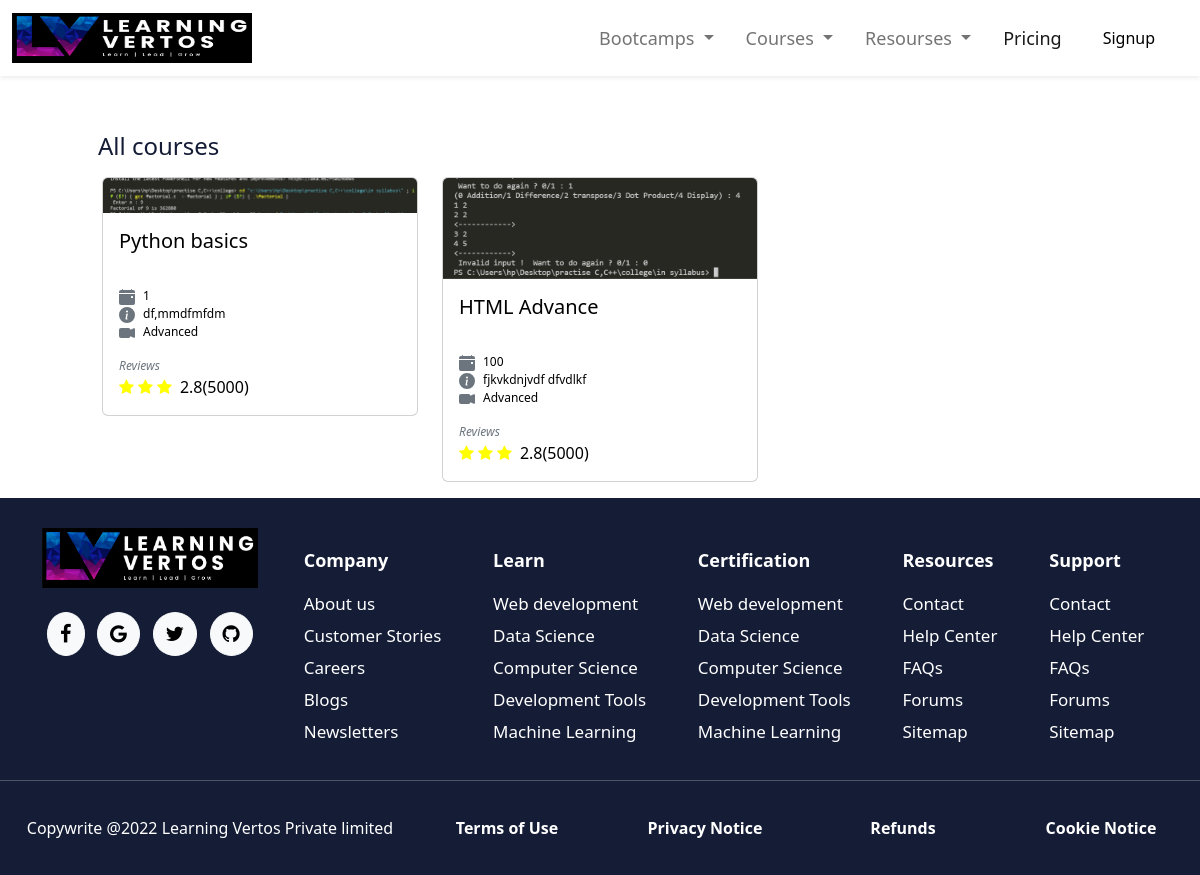
The app's page /courses/, older data.
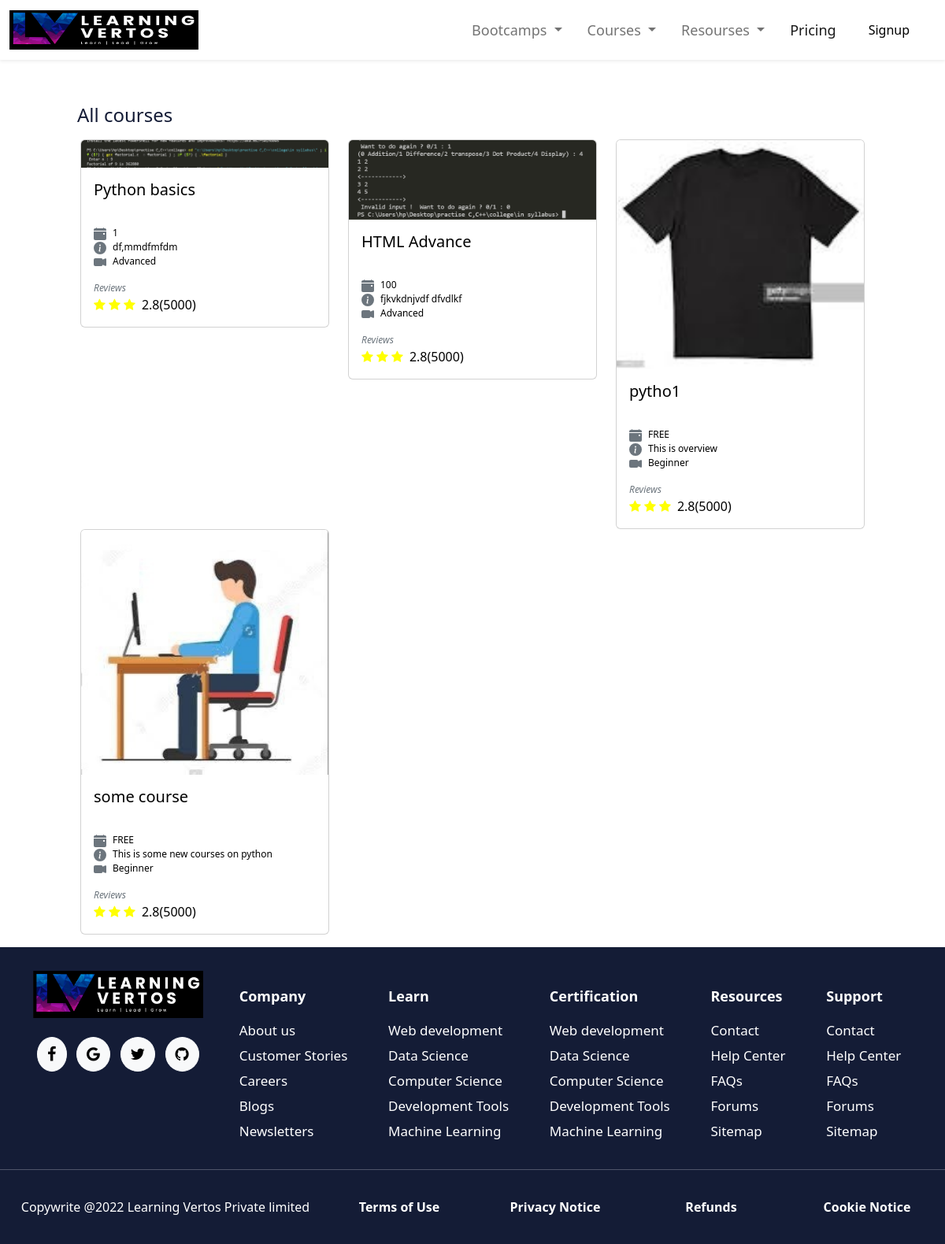
The same page, newer data.
### course/models.py (models this page shows, shortened)
class Course(models.Model):
    instructor = models.ForeignKey(Profile, on_delete=models.CASCADE, null=True)
    offered_by = models.CharField(max_length=100, null=True, blank=True)
    course_title = models.CharField(max_length=100)
    course_img = models.ImageField(upload_to="courses/", null=True)
    course_overview = models.CharField(null=True, max_length=50)
    course_price = models.CharField(default='FREE', max_length=100)
    slug = models.SlugField(null=True, max_length=300, unique=True, blank=True)
    course_level = models.CharField(max_length=20, choices=[
            ('Beginner', 'Beginner'),
            ('Intermediate', 'Intermediate'),
            ('Advanced', 'Advanced')
        ],
        default='Beginner'
    )

### course/views/course.py (the view)
# urls.py: path('courses/', course_list, name='course-list'),
def course_list(request):
    cr_list = Course.objects.all()
    return render(request, 'courses/index.html', {'courses': cr_list})

### templates/courses/index.html (shortened to what this page needs)
<!DOCTYPE html>
{% load static %}
<html lang="en" dir="ltr">
<head>
  <link href="https://cdn.jsdelivr.net/npm/bootstrap@5.2.0-beta1/dist/css/bootstrap.min.css" rel="stylesheet">
  <link rel="stylesheet" href="{% static "courses/css/navbar.css"%}">
  <link rel="stylesheet" href="{% static "courses/css/styles.css"%}">
  <link rel="stylesheet" type="text/css" href="{% static "courses/css/owl.carousel.min.css"%}">
  <link href="https://maxcdn.bootstrapcdn.com/font-awesome/4.7.0/css/font-awesome.min.css" rel="stylesheet">
</head>
<body class="">
  <section class="shadow-sm sticky-top bg-white">
    <div id="header" class="d-flex align-items-center justify-content-center" style="height: 76px;">
    <nav class="navbar navbar-expand-lg navbar-light bg-white flex-fill">
      <div class="container-fluid">
        <img src="{% static "courses/images/Learning-Vertos-logo-White.jpg"%}" id="logo" width="240px" height="50px">
        <div class="offcanvas offcanvas-start bg-white" tabindex="-1" id="navbarSupportedContent">
          <ul class="navbar-nav mb-2 mb-lg-0 ms-lg-auto">
            <li class="nav-item dropdown">
              <a class="nav-link dropdown-toggle mx-2" href="#" id="navbarDropdown" role="button" data-bs-toggle="dropdown" aria-expanded="false">
                Bootcamps
              </a>
            </li>
            <li class="nav-item dropdown">
              <a class="nav-link dropdown-toggle mx-2" href="#" id="navbarDropdown" role="button" data-bs-toggle="dropdown" aria-expanded="false">
                Courses
              </a>
            </li>
            <li class="nav-item dropdown">
              <a class="nav-link dropdown-toggle mx-2" href="#" id="navbarDropdown" role="button" data-bs-toggle="dropdown" aria-expanded="false">
                Resourses
              </a>
            </li>
            <li class="nav-item">
              <a class="nav-link active mx-2" href="#">Pricing</a>
            </li>
            <li>
              <form class="d-flex signbt">
                {% if user.is_authenticated %}
                <button class="btn px-4 py-2 btn-success shadow-sm"><a href="{% url "lms" %}" class="text-white">Go to LMS</a></button>
                {% else %}
                <button class="btn px-4 py-2 btn-outline-none me-2"><a href="{% url "handlesignup" %}">Signup</a></button>
                {% endif %}
              </form>
            </li>
          </ul>
        </div>
      </div>
    </nav>
  </div>
  </section>
  <section id="cards-section">
    <div id="cards" class="my-3">
      <div class="" style="width: 85%; margin:auto;">
        <div class="cards2">
          <div class="d-flex justify-content-between mt-5">
            <h4 class="m-2 pb-2 text-left" style="color:#141c36;">All courses</h4>
          </div>
          <div class="container-fluid mb-2">
            <div class="row text-start">
              {%for course in courses%}
              <div class="col-md-4">
              <a href="{% url "course-description" course.slug %}"><div class="card">
                  <img src="{{course.course_img.url}}" class="card-img-top" alt="...">
                  <div class="card-body">
                    <h5 class="card-title">{{course.course_title}}</h5>
                    <p class="card-text mb-0">
                      {{course.course_price}}</p>
                      <p class="card-text mb-0">
                        {{course.course_overview}}</p>
                      <p class="card-text">
                        {{course.course_level}}</p>
                      <p class="fst-italic text-secondary card-text mb-0">Reviews</p>
                      <div class="d-flex">
                        <div class="ratings" style="color: yellow;">
                          <i class="fa fa-star"></i>
                          <i class="fa fa-star"></i>
                          <i class="fa fa-star"></i>
                         </div>
                         <p class="ps-2 mb-0">2.8(5000)</p>
                      </div>
                  </div>
                </div></a>
              </div>
              {%endfor%}
            </div>
          </div>
        </div>
      </div>
    </div>
  </section>
  <section id="footer" style="background-color: #141c36;">
    <div class="footer-section" style="padding-top: 30px; font-size: 17px; ">
      <div class="container-fluid">
        <div class="d-flex foot flex-row flex-wrap justify-content-center">
          <div class="ms-md-2 me-3 mb-1 flex-fill">
            <img src="images/Learning-Vertos-logo-White.jpg" alt="" width="auto" height="60px">
            <div class="mt-4">
              <button type="button" class="btn btn-light rounded-circle btn-floating mx-1" style="font-size: 20px;">
              <i class="fa fa-facebook-f"></i>
            </button>
            <button type="button" class="btn btn-light rounded-circle btn-floating mx-1" style="font-size: 20px;">
              <i class="fa fa-google"></i>
            </button>
            <button type="button" class="btn btn-light rounded-circle btn-floating mx-1" style="font-size: 20px;">
              <i class="fa fa-twitter"></i>
            </button>
            <button type="button" class="btn btn-light rounded-circle btn-floating mx-1" style="font-size: 20px;">
              <i class="fa fa-github"></i>
            </button>
            </div>
          </div>
          <div class="ms-md-2 mt-3 flex-fill">
            <ul class="list-unstyled text-white text-start">
              <li class="Learn fw-bold">Company</li>
              <li class=""><a href="">About us</a></li>
              <li class=""><a href="">Customer Stories</a></li>
              <li class=""><a href="">Careers </a></li>
              <li class=""><a href="">Blogs</a></li>
              <li class=""><a href="">Newsletters</a></li>
            </ul>
          </div>
          <div class="ms-md-2 mt-3 flex-fill">
            <ul class="list-unstyled text-white text-start">
              <li class="Learn fw-bold">Learn</li>
              <li class=""><a href="">Web development</a></li>
              <li class=""><a href="">Data Science</a></li>
              <li class=""><a href="">Computer  Science</a></li>
              <li class=""><a href="">Development Tools</a></li>
              <li class=""><a href="">Machine Learning</a></li>
            </ul>
          </div>
          <div class="ms-md-2 mt-3 flex-fill">
            <ul class="list-unstyled text-white text-start">
              <li class="Learn fw-bold">Certification</li>
              <li class=""><a href="">Web development</a></li>
              <li class=""><a href="">Data Science</a></li>
              <li class=""><a href="">Computer  Science</a></li>
              <li class=""><a href="">Development Tools</a></li>
              <li class=""><a href="">Machine Learning</a></li>
            </ul>
          </div>
          <div class="ms-md-2 mt-3 flex-fill">
            <ul class="list-unstyled text-white text-start">
              <li class="Learn fw-bold">Resources</li>
              <li class=""><a href="">Contact</a></li>
              <li class=""><a href="">Help Center</a></li>
              <li class=""><a href="">FAQs</a></li>
              <li class=""><a href="">Forums</a></li>
              <li class=""><a href="">Sitemap</a></li>
            </ul>
          </div>
          <div class="ms-md-2 mt-3 flex-fill">
            <ul class="list-unstyled text-white text-start">
              <li class="Learn fw-bold">Support</li>
              <li class=""><a href="">Contact</a></li>
              <li class=""><a href="">Help Center</a></li>
              <li class=""><a href="">FAQs</a></li>
              <li class=""><a href="">Forums</a></li>
              <li class=""><a href="">Sitemap</a></li>
            </ul>
          </div>
        </div>
      </div>
      <hr>
      <div class="container-fluid">
        <div class="terms row text-white" style="font-size: 16px;">
          <p class="mb-0 mt-1 col-sm-12 col-md-4">Copywrite @2022 Learning Vertos Private limited</p>
          <p class="mb-0 mt-1 col-6 col-md-2 fw-bold">Terms of Use</p>
          <p class="mb-0 mt-1 col-6 col-md-2 fw-bold">Privacy Notice</p>
          <p class="mb-0 mt-1 col-6 col-md-2 fw-bold">Refunds</p>
          <p class="mb-0 mt-1 col-6 col-md-2 fw-bold">Cookie Notice</p>
        </div>
      </div>
    </div>
  </section>
  </body>
  </html>

### static/courses/css/navbar.css (style rules this page uses)
body { justify-content: center; position: relative; }
#header,.footer-section { max-width: 1200px; }
a { text-decoration: none; color: black; }
.navbar-nav .nav-item { font-size: large; }
.navbar-nav .dropdown { position: static; }
.terms { padding-top: 15px; padding-bottom: 35px; padding-left: 12px; }
@media screen and (min-width: 1200px) { body,#header ,.footer-section { text-align: center; margin-left: auto; margin-right: auto; justify-content: center; } }
#footer a { text-decoration: none; color: white; }
#footer hr { color: white; }
.list-unstyled .Learn { font-size: 18px !important; margin-bottom: 12px; }
.list-unstyled li { font-size: 17px; line-height: 32px; }

### static/courses/css/styles.css (style rules this page uses)
body { justify-content: center; position: relative; }
#cards,.banner,.content { max-width: 1200px; }
#cards .card-text { font-size: 12px; }
#cards .card-title { height: 50px; }
@media screen and (min-width: 1200px) { body,#cards,.banner,.content { text-align: center; margin-left: auto; margin-right: auto; justify-content: center; } }

Row changes from the older to the newer data that the page shows:
added Course: course_img (picture), course_title "pytho1", course_price "FREE", course_overview "This is overview", course_level "Beginner"
added Course: course_img (picture), course_title "some course", course_price "FREE", course_overview "This is some new courses on python", course_level "Beginner"
